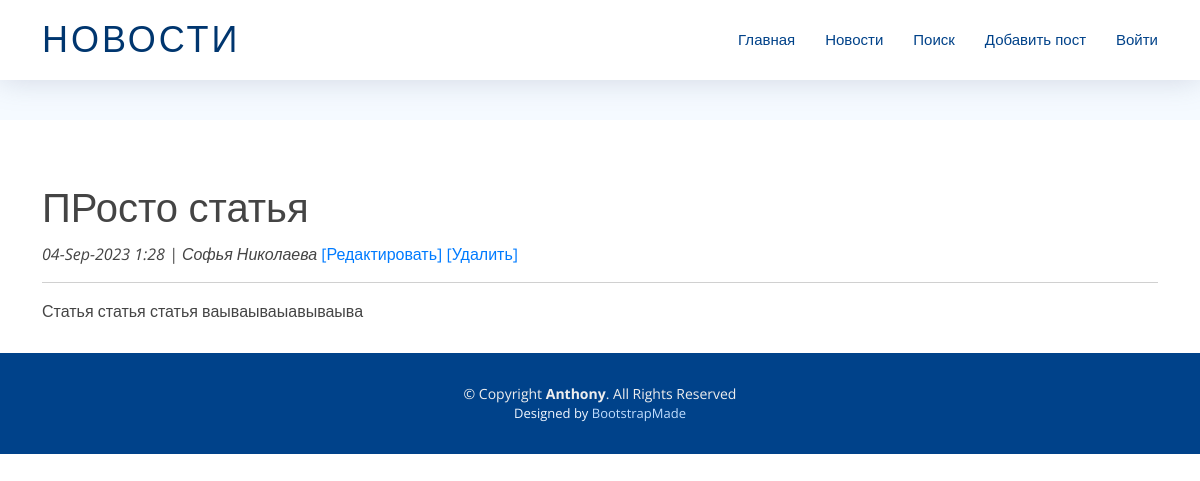
The app's page /news/123 with its own data.
### news/models.py (models this page shows, shortened)
class Post(models.Model):
    author = models.ForeignKey(Author, null=False, on_delete = models.CASCADE)
    article = 'ar'
    news = 'nw'
    TYPES = [
        (article, 'Статья'),
        (news, 'Новость'),
    ]
    type = models.CharField(max_length = 2,
                                choices = TYPES,
                                default = news)
    creation_date_time = models.DateTimeField(auto_now_add = True)
    category = models.ManyToManyField(Category, through = 'PostCategory')
    header = models.CharField(max_length=255, null=False)
    main_text = models.TextField()
    rating = models.IntegerField(default=0)

class Author(models.Model):
    username = models.OneToOneField(User, on_delete=models.CASCADE)
    user_rating = models.IntegerField(default=0)

### news/views.py (the view)
# urls.py: path('<int:pk>', PostDetail.as_view(), name='details'),
class PostDetail(DetailView):
    template_name = 'post.html'
    queryset = Post.objects.all()
    def get_object(self, *args, **kwargs): # переопределяем метод получения объекта, как ни странно
        obj = cache.get(f'post-{self.kwargs["pk"]}', None) # кэш очень похож на словарь, и метод get действует также. Он забирает значение по ключу, если его нет, то забирает None.
        if not obj:
            obj = super().get_object(queryset=self.queryset)
            cache.set(f'post-{self.kwargs["pk"]}', obj)
        return obj

### news/templatetags/custom_filters.py (called while the page is built)
@register.filter(name='censor')
def censor(value):
    return " ".join([word[0] + "*"*(len(word)-2) + word[-1] if word.lower() in stop_words.filter_words else word for word in value.split()])

### templates/post.html (shortened to what this page needs)
{% extends 'flatpages/default.html' %}
{% load custom_filters %}
{% block content %}
    <h1>{{ post.header | censor }}</h1>
    <i>{{ post.creation_date_time| date:'d-M-Y g:i' }} |
    {{ post.author.username.first_name}} {{ post.author.username.last_name}}</i>
    <a href="{% url 'edit_post' post.id %}">[Редактировать]</a>
    <a href="{% url 'delete_post' post.id %}">[Удалить]</a>
    <hr>
    {{ post.main_text | censor }}
{% endblock content %}

### static/assets/css/style.css (style rules this page uses)
body { background: #fff; color: #444; font-family: "Open Sans", sans-serif; }
a { color: #007bff; text-decoration: none; transition: 0.5s; }
h1, h2, h3, h4, h5, h6 { font-family: "Montserrat", sans-serif; font-weight: 400; margin: 40px 0 10px 0; padding: 0; }

### records on screen
Post: header|censor "ПРосто статья", creation_date_time "04-Sep-2023 1:28", author.username.first_name "Софья", author.username.last_name "Николаева", main_text|censor "Статья статья статья ваываываыавываыва"
